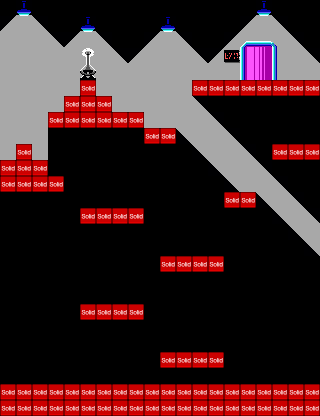

A level layout from a 2D game, rendered from its tile map. Below: a short description, then the map file with tile-grid data replaced by summaries:
An orthogonal 20x26 tile map with 16x16 px tiles, 2 tile layers (Ground, Collision), 2 tilesets and 2 objects (mainPlayer, exit).

<map version="1.0" orientation="orthogonal" width="20" height="26" tilewidth="16" tileheight="16">
 <properties>
  <property name="background_color" value="#000000" />
 </properties>
 <tileset firstgid="1" name="level-002-tileset" tilewidth="16" tileheight="16">
  <image source="../tilesets/levels/2.png" width="64" height="80" />
 </tileset>
 <tileset firstgid="21" name="metakeen" tilewidth="16" tileheight="16">
  <image source="../tilesets/meta.png" width="80" height="16" />
  <tile id="0">
   <properties>
    <property name="type" value="solid" />
   </properties>
  </tile>
  <tile id="1">
   <properties>
    <property name="type" value="platform" />
   </properties>
  </tile>
 </tileset>
 <layer name="Ground" width="20" height="26">
  <data>[520 cells, 213 non-empty, 18 distinct tile ids]</data>
 </layer>
 <objectgroup name="Entities" width="20" height="26">
  <object name="mainPlayer" x="32" y="336" width="16" height="32" />
  <object name="exit" x="240" y="48" width="32" height="32" />
 </objectgroup>
 <layer name="Collision" width="20" height="26">
  <data>[520 cells, 89 non-empty, 1 distinct tile ids]</data>
 </layer>
</map>